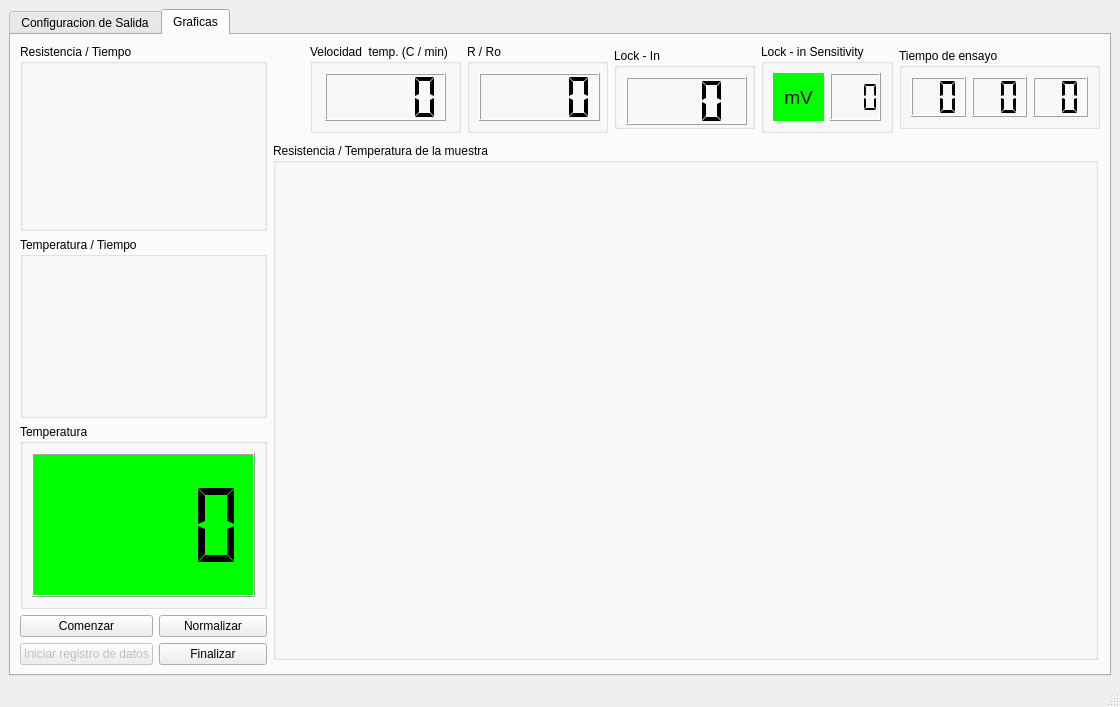
<?xml version="1.0" encoding="UTF-8"?>
<ui version="4.0">
 <class>MainWindow</class>
 <widget class="QMainWindow" name="MainWindow">
  <property name="geometry">
   <rect>
    <x>0</x>
    <y>0</y>
    <width>1120</width>
    <height>707</height>
   </rect>
  </property>
  <property name="windowTitle">
   <string>MainWindow</string>
  </property>
  <widget class="QWidget" name="centralwidget">
   <layout class="QGridLayout" name="gridLayout_5">
    <item row="0" column="0">
     <widget class="QTabWidget" name="tabmainwidget">
      <property name="enabled">
       <bool>true</bool>
      </property>
      <property name="currentIndex">
       <number>1</number>
      </property>
      <widget class="QWidget" name="tab_output_config">
       <attribute name="title">
        <string>Configuracion de Salida</string>
       </attribute>
       <layout class="QGridLayout" name="gridLayout_6">
        <item row="1" column="3" rowspan="2">
         <spacer name="horizontalSpacer_2">
          <property name="orientation">
           <enum>Qt::Horizontal</enum>
          </property>
          <property name="sizeHint" stdset="0">
           <size>
            <width>687</width>
            <height>20</height>
           </size>
          </property>
         </spacer>
        </item>
        <item row="1" column="1">
         <widget class="QLabel" name="label_9">
          <property name="text">
           <string>Datos por segundo</string>
          </property>
         </widget>
        </item>
        <item row="1" column="2">
         <widget class="QSpinBox" name="sb_data_per_second">
          <property name="minimum">
           <number>1</number>
          </property>
         </widget>
        </item>
        <item row="0" column="0" colspan="4">
         <widget class="QGroupBox" name="gb_output_file">
          <property name="title">
           <string>Archivo de Salida</string>
          </property>
          <property name="checkable">
           <bool>false</bool>
          </property>
          <property name="checked">
           <bool>false</bool>
          </property>
          <layout class="QGridLayout" name="gridLayout_8">
           <item row="0" column="1" colspan="3">
            <widget class="QLineEdit" name="le_output_file_path">
             <property name="text">
              <string/>
             </property>
            </widget>
           </item>
           <item row="0" column="0">
            <widget class="QLabel" name="lb_output_file_path">
             <property name="text">
              <string>Ruta</string>
             </property>
            </widget>
           </item>
           <item row="1" column="3">
            <widget class="QLineEdit" name="le_output_file_commentchar">
             <property name="text">
              <string>%</string>
             </property>
            </widget>
           </item>
           <item row="0" column="4">
            <widget class="QToolButton" name="tlb_output_file_path">
             <property name="text">
              <string>...</string>
             </property>
            </widget>
           </item>
           <item row="1" column="0" colspan="3">
            <widget class="QLabel" name="lb_output_file_commentchar">
             <property name="text">
              <string>Caracter de comentario</string>
             </property>
            </widget>
           </item>
           <item row="3" column="0" colspan="5">
            <widget class="QGroupBox" name="gb_footer">
             <property name="title">
              <string>Pie de pagina</string>
             </property>
             <layout class="QGridLayout" name="gridLayout_16">
              <item row="0" column="0">
               <widget class="QPlainTextEdit" name="ptx_footer"/>
              </item>
             </layout>
            </widget>
           </item>
           <item row="2" column="0" colspan="5">
            <widget class="QGroupBox" name="gb_header">
             <property name="title">
              <string>Encabezado</string>
             </property>
             <layout class="QGridLayout" name="gridLayout_14">
              <item row="0" column="0">
               <widget class="QPlainTextEdit" name="ptx_header"/>
              </item>
             </layout>
            </widget>
           </item>
           <item row="1" column="4">
            <spacer name="horizontalSpacer_3">
             <property name="orientation">
              <enum>Qt::Horizontal</enum>
             </property>
             <property name="sizeHint" stdset="0">
              <size>
               <width>40</width>
               <height>20</height>
              </size>
             </property>
            </spacer>
           </item>
          </layout>
         </widget>
        </item>
        <item row="1" column="0" rowspan="2">
         <widget class="QGroupBox" name="gb_input_config">
          <property name="minimumSize">
           <size>
            <width>321</width>
            <height>0</height>
           </size>
          </property>
          <property name="title">
           <string>Dispositivos de entrada</string>
          </property>
          <property name="checkable">
           <bool>false</bool>
          </property>
          <property name="checked">
           <bool>false</bool>
          </property>
          <layout class="QGridLayout" name="gridLayout_3">
           <item row="0" column="1">
            <widget class="QComboBox" name="cbx_temperature_sample_input">
             <item>
              <property name="text">
               <string>AG34401A</string>
              </property>
             </item>
             <item>
              <property name="text">
               <string>AG34410A</string>
              </property>
             </item>
            </widget>
           </item>
           <item row="0" column="2">
            <widget class="QComboBox" name="cbx_temperature_sample_channel">
             <property name="enabled">
              <bool>true</bool>
             </property>
             <property name="currentIndex">
              <number>-1</number>
             </property>
            </widget>
           </item>
           <item row="0" column="0">
            <widget class="QLabel" name="lb_dilatometer_termperature_input_2">
             <property name="text">
              <string>Temperatura muestra</string>
             </property>
            </widget>
           </item>
           <item row="1" column="1">
            <widget class="QComboBox" name="cbx_lock_in_input">
             <item>
              <property name="text">
               <string>LOCK-IN SR530</string>
              </property>
             </item>
            </widget>
           </item>
           <item row="1" column="2">
            <widget class="QComboBox" name="cbx_lock_in_channel">
             <property name="currentIndex">
              <number>0</number>
             </property>
             <item>
              <property name="text">
               <string/>
              </property>
             </item>
            </widget>
           </item>
           <item row="1" column="0">
            <widget class="QLabel" name="label">
             <property name="text">
              <string>Lock - In</string>
             </property>
            </widget>
           </item>
          </layout>
          <zorder>cbx_lock_in_input</zorder>
          <zorder>cbx_lock_in_channel</zorder>
          <zorder>lb_dilatometer_termperature_input_2</zorder>
          <zorder>cbx_temperature_sample_input</zorder>
          <zorder>cbx_temperature_sample_channel</zorder>
          <zorder>label</zorder>
         </widget>
        </item>
       </layout>
      </widget>
      <widget class="QWidget" name="tab_plots">
       <attribute name="title">
        <string>Graficas</string>
       </attribute>
       <layout class="QGridLayout" name="gridLayout_9">
        <item row="0" column="2">
         <spacer name="horizontalSpacer_4">
          <property name="orientation">
           <enum>Qt::Horizontal</enum>
          </property>
          <property name="sizeHint" stdset="0">
           <size>
            <width>203</width>
            <height>20</height>
           </size>
          </property>
         </spacer>
        </item>
        <item row="3" column="0" rowspan="2" colspan="2">
         <widget class="QGroupBox" name="groupBox_3">
          <property name="minimumSize">
           <size>
            <width>241</width>
            <height>171</height>
           </size>
          </property>
          <property name="title">
           <string>Temperatura</string>
          </property>
          <layout class="QGridLayout" name="gridLayout_2">
           <item row="0" column="0">
            <widget class="QLCDNumber" name="lcd_temperature_sample">
             <property name="palette">
              <palette>
               <active>
                <colorrole role="Base">
                 <brush brushstyle="SolidPattern">
                  <color alpha="255">
                   <red>255</red>
                   <green>255</green>
                   <blue>255</blue>
                  </color>
                 </brush>
                </colorrole>
                <colorrole role="Window">
                 <brush brushstyle="SolidPattern">
                  <color alpha="255">
                   <red>0</red>
                   <green>255</green>
                   <blue>0</blue>
                  </color>
                 </brush>
                </colorrole>
               </active>
               <inactive>
                <colorrole role="Base">
                 <brush brushstyle="SolidPattern">
                  <color alpha="255">
                   <red>255</red>
                   <green>255</green>
                   <blue>255</blue>
                  </color>
                 </brush>
                </colorrole>
                <colorrole role="Window">
                 <brush brushstyle="SolidPattern">
                  <color alpha="255">
                   <red>0</red>
                   <green>255</green>
                   <blue>0</blue>
                  </color>
                 </brush>
                </colorrole>
               </inactive>
               <disabled>
                <colorrole role="Base">
                 <brush brushstyle="SolidPattern">
                  <color alpha="255">
                   <red>0</red>
                   <green>255</green>
                   <blue>0</blue>
                  </color>
                 </brush>
                </colorrole>
                <colorrole role="Window">
                 <brush brushstyle="SolidPattern">
                  <color alpha="255">
                   <red>0</red>
                   <green>255</green>
                   <blue>0</blue>
                  </color>
                 </brush>
                </colorrole>
               </disabled>
              </palette>
             </property>
             <property name="font">
              <font>
               <weight>75</weight>
               <bold>true</bold>
              </font>
             </property>
             <property name="autoFillBackground">
              <bool>true</bool>
             </property>
             <property name="smallDecimalPoint">
              <bool>true</bool>
             </property>
             <property name="numDigits">
              <number>4</number>
             </property>
             <property name="digitCount">
              <number>4</number>
             </property>
             <property name="segmentStyle">
              <enum>QLCDNumber::Flat</enum>
             </property>
            </widget>
           </item>
          </layout>
         </widget>
        </item>
        <item row="0" column="0" rowspan="2" colspan="2">
         <widget class="QGroupBox" name="gb_auxplot_1">
          <property name="minimumSize">
           <size>
            <width>247</width>
            <height>181</height>
           </size>
          </property>
          <property name="maximumSize">
           <size>
            <width>300</width>
            <height>205</height>
           </size>
          </property>
          <property name="title">
           <string>Resistencia / Tiempo</string>
          </property>
         </widget>
        </item>
        <item row="0" column="3">
         <widget class="QGroupBox" name="groupBox_2">
          <property name="minimumSize">
           <size>
            <width>151</width>
            <height>81</height>
           </size>
          </property>
          <property name="title">
           <string>Velocidad  temp. (C / min)</string>
          </property>
          <layout class="QGridLayout" name="gridLayout">
           <item row="0" column="0">
            <widget class="QLCDNumber" name="lcd_var_4">
             <property name="minimumSize">
              <size>
               <width>121</width>
               <height>48</height>
              </size>
             </property>
             <property name="maximumSize">
              <size>
               <width>121</width>
               <height>48</height>
              </size>
             </property>
             <property name="smallDecimalPoint">
              <bool>true</bool>
             </property>
             <property name="numDigits">
              <number>4</number>
             </property>
             <property name="digitCount">
              <number>4</number>
             </property>
             <property name="segmentStyle">
              <enum>QLCDNumber::Flat</enum>
             </property>
            </widget>
           </item>
          </layout>
         </widget>
        </item>
        <item row="2" column="0" colspan="2">
         <widget class="QGroupBox" name="gb_auxplot_2">
          <property name="minimumSize">
           <size>
            <width>247</width>
            <height>181</height>
           </size>
          </property>
          <property name="maximumSize">
           <size>
            <width>300</width>
            <height>181</height>
           </size>
          </property>
          <property name="title">
           <string>Temperatura / Tiempo</string>
          </property>
         </widget>
        </item>
        <item row="0" column="6">
         <widget class="QGroupBox" name="gb_lock_in_sensitivity">
          <property name="title">
           <string>Lock - in Sensitivity</string>
          </property>
          <layout class="QGridLayout" name="gridLayout_4">
           <item row="0" column="1" rowspan="2">
            <widget class="QLCDNumber" name="lcd_lock_in_sensitivity">
             <property name="smallDecimalPoint">
              <bool>false</bool>
             </property>
             <property name="numDigits">
              <number>3</number>
             </property>
             <property name="segmentStyle">
              <enum>QLCDNumber::Flat</enum>
             </property>
            </widget>
           </item>
           <item row="0" column="0" rowspan="2">
            <widget class="QLabel" name="lb_lock_in_sensitivity_unit">
             <property name="font">
              <font>
               <pointsize>14</pointsize>
              </font>
             </property>
             <property name="autoFillBackground">
              <bool>false</bool>
             </property>
             <property name="styleSheet">
              <string notr="true">background-color:rgb(0, 255, 0)</string>
             </property>
             <property name="text">
              <string>mV</string>
             </property>
             <property name="textFormat">
              <enum>Qt::AutoText</enum>
             </property>
             <property name="alignment">
              <set>Qt::AlignCenter</set>
             </property>
            </widget>
           </item>
          </layout>
         </widget>
        </item>
        <item row="0" column="5">
         <widget class="QGroupBox" name="gb_var_3">
          <property name="minimumSize">
           <size>
            <width>141</width>
            <height>81</height>
           </size>
          </property>
          <property name="maximumSize">
           <size>
            <width>141</width>
            <height>81</height>
           </size>
          </property>
          <property name="title">
           <string>Lock - In </string>
          </property>
          <layout class="QGridLayout" name="gridLayout_12">
           <item row="0" column="0">
            <widget class="QLCDNumber" name="lcd_var_3">
             <property name="minimumSize">
              <size>
               <width>121</width>
               <height>48</height>
              </size>
             </property>
             <property name="maximumSize">
              <size>
               <width>121</width>
               <height>48</height>
              </size>
             </property>
             <property name="smallDecimalPoint">
              <bool>true</bool>
             </property>
             <property name="numDigits">
              <number>3</number>
             </property>
             <property name="digitCount">
              <number>3</number>
             </property>
             <property name="segmentStyle">
              <enum>QLCDNumber::Flat</enum>
             </property>
             <property name="value" stdset="0">
              <double>0.000000000000000</double>
             </property>
             <property name="intValue" stdset="0">
              <number>0</number>
             </property>
            </widget>
           </item>
          </layout>
         </widget>
        </item>
        <item row="0" column="4">
         <widget class="QGroupBox" name="gb_var_2">
          <property name="minimumSize">
           <size>
            <width>141</width>
            <height>81</height>
           </size>
          </property>
          <property name="title">
           <string>R / Ro</string>
          </property>
          <layout class="QGridLayout" name="gridLayout_11">
           <item row="0" column="0">
            <widget class="QLCDNumber" name="lcd_var_2">
             <property name="minimumSize">
              <size>
               <width>121</width>
               <height>48</height>
              </size>
             </property>
             <property name="maximumSize">
              <size>
               <width>121</width>
               <height>48</height>
              </size>
             </property>
             <property name="smallDecimalPoint">
              <bool>true</bool>
             </property>
             <property name="numDigits">
              <number>4</number>
             </property>
             <property name="digitCount">
              <number>4</number>
             </property>
             <property name="segmentStyle">
              <enum>QLCDNumber::Flat</enum>
             </property>
             <property name="value" stdset="0">
              <double>0.000000000000000</double>
             </property>
             <property name="intValue" stdset="0">
              <number>0</number>
             </property>
            </widget>
           </item>
          </layout>
         </widget>
        </item>
        <item row="5" column="0">
         <widget class="QPushButton" name="pb_start">
          <property name="text">
           <string>Comenzar</string>
          </property>
          <property name="iconSize">
           <size>
            <width>40</width>
            <height>40</height>
           </size>
          </property>
         </widget>
        </item>
        <item row="5" column="1">
         <widget class="QPushButton" name="pb_normalizar">
          <property name="enabled">
           <bool>true</bool>
          </property>
          <property name="text">
           <string>Normalizar</string>
          </property>
         </widget>
        </item>
        <item row="6" column="0">
         <widget class="QPushButton" name="pb_start_save_data">
          <property name="enabled">
           <bool>false</bool>
          </property>
          <property name="text">
           <string>Iniciar registro de datos</string>
          </property>
          <property name="iconSize">
           <size>
            <width>40</width>
            <height>40</height>
           </size>
          </property>
         </widget>
        </item>
        <item row="6" column="1">
         <widget class="QPushButton" name="pb_end">
          <property name="text">
           <string>Finalizar</string>
          </property>
          <property name="iconSize">
           <size>
            <width>40</width>
            <height>40</height>
           </size>
          </property>
         </widget>
        </item>
        <item row="0" column="7">
         <widget class="QGroupBox" name="gb_time">
          <property name="minimumSize">
           <size>
            <width>201</width>
            <height>81</height>
           </size>
          </property>
          <property name="maximumSize">
           <size>
            <width>201</width>
            <height>81</height>
           </size>
          </property>
          <property name="title">
           <string>Tiempo de ensayo</string>
          </property>
          <layout class="QGridLayout" name="gridLayout_13">
           <item row="0" column="0">
            <widget class="QLCDNumber" name="lcd_time_hour">
             <property name="smallDecimalPoint">
              <bool>false</bool>
             </property>
             <property name="numDigits">
              <number>2</number>
             </property>
             <property name="digitCount">
              <number>2</number>
             </property>
             <property name="segmentStyle">
              <enum>QLCDNumber::Flat</enum>
             </property>
             <property name="value" stdset="0">
              <double>0.000000000000000</double>
             </property>
             <property name="intValue" stdset="0">
              <number>0</number>
             </property>
            </widget>
           </item>
           <item row="0" column="1">
            <widget class="QLCDNumber" name="lcd_time_minute">
             <property name="numDigits">
              <number>2</number>
             </property>
             <property name="digitCount">
              <number>2</number>
             </property>
             <property name="segmentStyle">
              <enum>QLCDNumber::Flat</enum>
             </property>
             <property name="intValue" stdset="0">
              <number>0</number>
             </property>
            </widget>
           </item>
           <item row="0" column="2">
            <widget class="QLCDNumber" name="lcd_time_second">
             <property name="numDigits">
              <number>2</number>
             </property>
             <property name="segmentStyle">
              <enum>QLCDNumber::Flat</enum>
             </property>
             <property name="intValue" stdset="0">
              <number>0</number>
             </property>
            </widget>
           </item>
          </layout>
         </widget>
        </item>
        <item row="1" column="2" rowspan="6" colspan="6">
         <widget class="QGroupBox" name="gb_mainplot">
          <property name="maximumSize">
           <size>
            <width>825</width>
            <height>517</height>
           </size>
          </property>
          <property name="contextMenuPolicy">
           <enum>Qt::NoContextMenu</enum>
          </property>
          <property name="title">
           <string>Resistencia / Temperatura de la muestra</string>
          </property>
         </widget>
        </item>
       </layout>
      </widget>
     </widget>
    </item>
   </layout>
  </widget>
  <widget class="QMenuBar" name="menubar">
   <property name="geometry">
    <rect>
     <x>0</x>
     <y>0</y>
     <width>1120</width>
     <height>21</height>
    </rect>
   </property>
  </widget>
  <widget class="QStatusBar" name="statusbar"/>
 </widget>
 <resources/>
 <connections/>
</ui>
